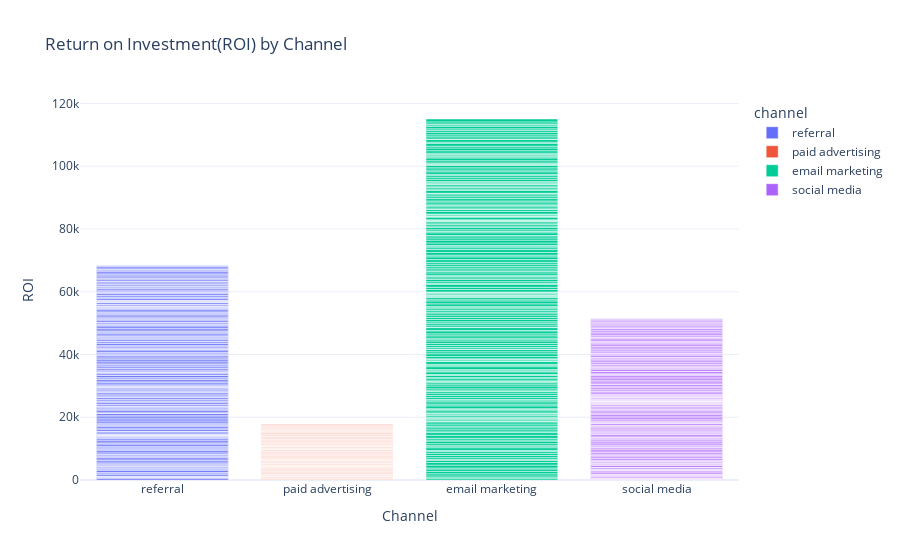

Notebook cell for this chart:
### Code cell
fig = px.bar(data, x='channel', y='roi', color='channel', title='Return on Investment(ROI) by Channel')
fig.update_layout(xaxis_title='Channel', yaxis_title='ROI')
fig.show()

### Figure 1 — Plotly figure (JSON) as saved in the notebook; plotly's stock layout.template omitted (floating-point values rounded to 4 significant figures; data arrays with more than 128 entries replaced by an {"elided": "..."} marker saying what was removed)
{"data": [{"alignmentgroup": "True", "hovertemplate": "channel=%{x}<br>roi=%{y}<extra></extra>", "legendgroup": "referral", "marker": {"color": "#636efa", "pattern": {"shape": ""}}, "name": "referral", "offsetgroup": "referral", "orientation": "v", "showlegend": true, "textposition": "auto", "type": "bar", "x": {"elided": "207 str values"}, "xaxis": "x", "y": {"elided": "207 float values"}, "yaxis": "y"}, {"alignmentgroup": "True", "hovertemplate": "channel=%{x}<br>roi=%{y}<extra></extra>", "legendgroup": "paid advertising", "marker": {"color": "#EF553B", "pattern": {"shape": ""}}, "name": "paid advertising", "offsetgroup": "paid advertising", "orientation": "v", "showlegend": true, "textposition": "auto", "type": "bar", "x": {"elided": "194 str values"}, "xaxis": "x", "y": {"elided": "194 float values"}, "yaxis": "y"}, {"alignmentgroup": "True", "hovertemplate": "channel=%{x}<br>roi=%{y}<extra></extra>", "legendgroup": "email marketing", "marker": {"color": "#00cc96", "pattern": {"shape": ""}}, "name": "email marketing", "offsetgroup": "email marketing", "orientation": "v", "showlegend": true, "textposition": "auto", "type": "bar", "x": {"elided": "214 str values"}, "xaxis": "x", "y": {"elided": "214 float values"}, "yaxis": "y"}, {"alignmentgroup": "True", "hovertemplate": "channel=%{x}<br>roi=%{y}<extra></extra>", "legendgroup": "social media", "marker": {"color": "#ab63fa", "pattern": {"shape": ""}}, "name": "social media", "offsetgroup": "social media", "orientation": "v", "showlegend": true, "textposition": "auto", "type": "bar", "x": {"elided": "185 str values"}, "xaxis": "x", "y": {"elided": "185 float values"}, "yaxis": "y"}], "layout": {"autosize": true, "barmode": "relative", "legend": {"title": {"text": "channel"}, "tracegroupgap": 0}, "title": {"text": "Return on Investment(ROI) by Channel"}, "xaxis": {"anchor": "y", "autorange": true, "categoryarray": ["referral", "paid advertising", "email marketing", "social media"], "categoryorder": "array", "domain": [0, 1], "range": [-0.5, 3.5], "title": {"text": "Channel"}, "type": "category"}, "yaxis": {"anchor": "x", "autorange": true, "domain": [0, 1], "range": [0, 121100.0], "title": {"text": "ROI"}, "type": "linear"}}}
